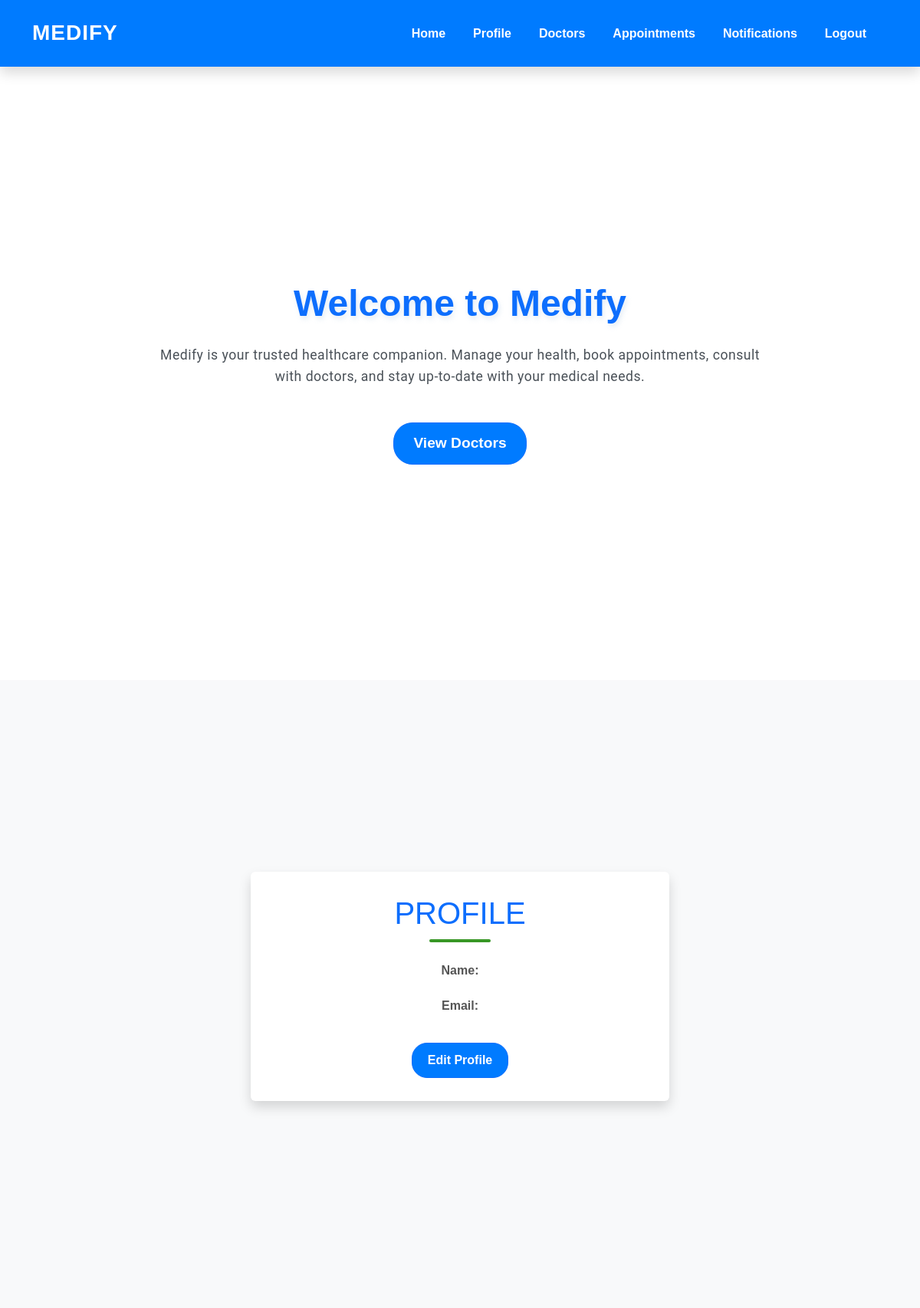
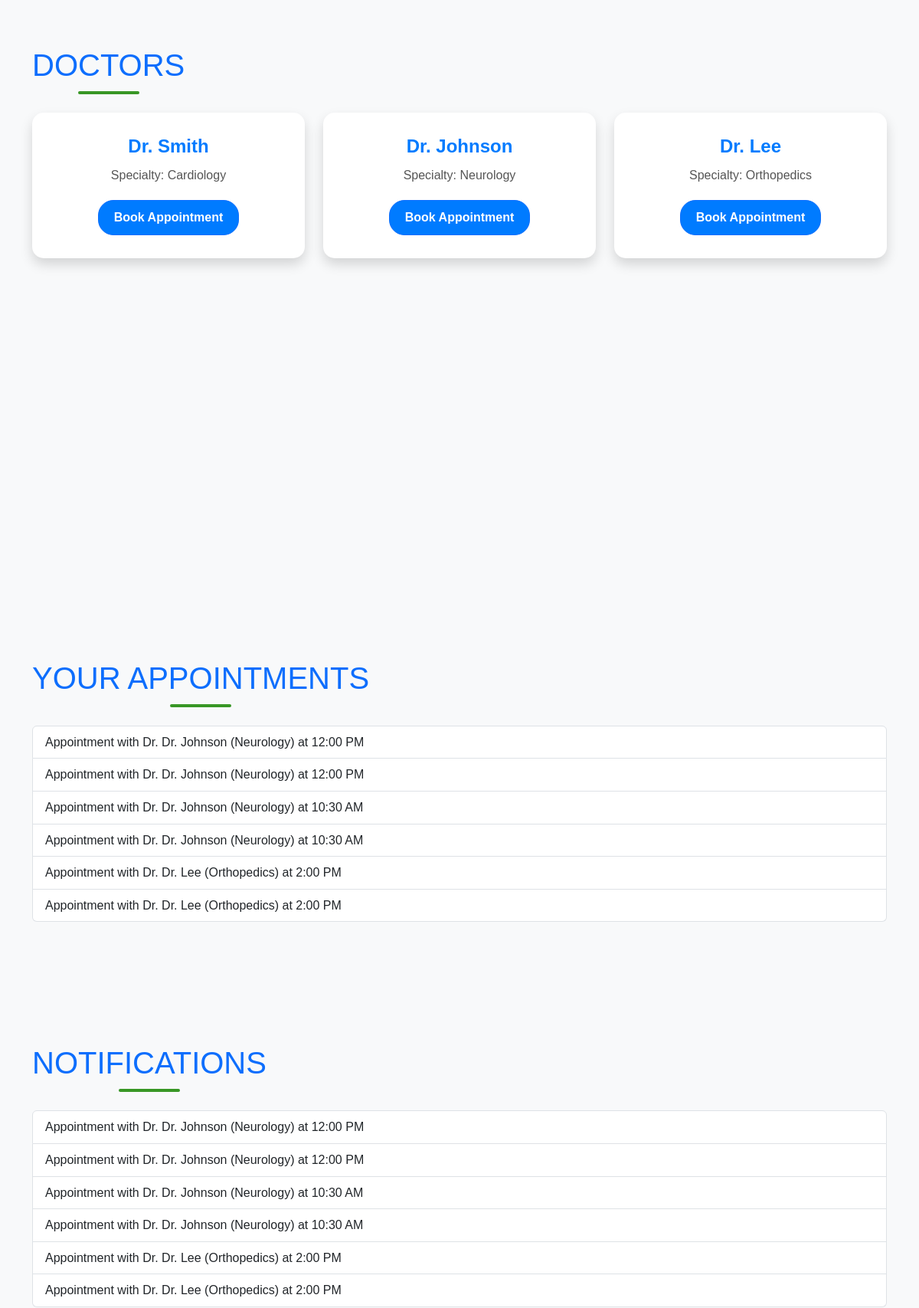
The page /indexuser (signed in, upper part) on the database its author committed (2 pictures, top to bottom).
### tables this page shows
CREATE TABLE appointments (
            id INTEGER PRIMARY KEY AUTOINCREMENT,
            user_email TEXT NOT NULL,
            doctor_name TEXT NOT NULL,
            specialty TEXT NOT NULL,
            time_slot TEXT NOT NULL,
            FOREIGN KEY (user_email) REFERENCES users (email)
        );

### app.py (the view)
@app.route('/indexuser')
def index_user():
    if 'user_type' in session and session['user_type'] == 'user':
        user_email = session.get('user_email')
        appointments = get_appointments(user_email)
        notifications = get_notifications(user_email)
        return render_template('indexuser.html', appointments=appointments, notifications=notifications)
    return redirect(url_for('login'))

### app.py (called while the page is built)
def get_appointments(user_email):
    with sqlite3.connect("users.db") as conn:
        cursor = conn.cursor()
        cursor.execute("SELECT doctor_name, specialty, time_slot FROM appointments WHERE user_email = ?", (user_email,))
        appointments = cursor.fetchall()
    return appointments

def get_notifications(user_email):
    with sqlite3.connect("users.db") as conn:
        cursor = conn.cursor()
        cursor.execute("SELECT doctor_name, specialty, time_slot FROM appointments WHERE user_email = ?", (user_email,))
        appointments = cursor.fetchall()
    return [{"message": f"Appointment with Dr. {row[0]} ({row[1]}) at {row[2]}"} for row in appointments]

### templates/indexuser.html (shortened to what this page needs)
<!DOCTYPE html>
<html lang="en">
<head>
    <link href="https://cdn.jsdelivr.net/npm/bootstrap@5.3.2/dist/css/bootstrap.min.css" rel="stylesheet">
    <link rel="stylesheet" href="../static/css/custom.css">
</head>
<body>
    <nav class="navbar navbar-expand-lg navbar-dark bg-primary shadow">
        <div class="container">
            <a class="navbar-brand fw-bold fs-3" href="#">Medify</a>
            <div class="collapse navbar-collapse" id="navbarNav">
                <ul class="navbar-nav ms-auto">
                    <li class="nav-item"><a class="nav-link" href="#home">Home</a></li>
                    <li class="nav-item"><a class="nav-link" href="#profile">Profile</a></li>
                    <li class="nav-item"><a class="nav-link" href="#doctors">Doctors</a></li>
                    <li class="nav-item"><a class="nav-link" href="#appointments">Appointments</a></li>
                    <li class="nav-item"><a class="nav-link" href="#notifications">Notifications</a></li>
                    <li class="nav-item"><a class="nav-link" href="/logout">Logout</a></li>
                </ul>
            </div>
        </div>
    </nav>
    <section id="home" class="vh-100 d-flex align-items-center bg-light">
        <div class="container text-center">
            <h1 class="text-primary mb-4">Welcome to Medify</h1>
            <p class="lead">
                Medify is your trusted healthcare companion. Manage your health, book appointments, consult with doctors, and stay up-to-date with your medical needs.
            </p>
            <a href="#doctors" class="btn btn-outline-primary mt-3">View Doctors</a>
        </div>
    </section>
    <section id="profile" class="vh-100 d-flex align-items-center bg-light">
        <div class="container">
            <div class="row justify-content-center">
                <div class="col-md-6">
                    <div class="card shadow border-0 rounded">
                        <div class="card-body text-center">
                            <h2 class="text-primary mb-4">Profile</h2>
                            <p><strong>Name:</strong> </p>
                            <p><strong>Email:</strong> </p>
                            <button id="edit-btn" class="btn btn-outline-primary mt-3" onclick="editProfile()">Edit Profile</button>
                        </div>
                    </div>
                </div>
            </div>
        </div>
    </section>
    <section id="doctors" class="vh-100 bg-light">
        <div class="container">
            <h2 class="text-center text-primary mb-4">Doctors</h2>
            <div class="row">
                <div class="col-md-4">
                    <div class="card shadow border-0">
                        <div class="card-body text-center">
                            <h5>Dr. Smith</h5>
                            <p>Specialty: Cardiology</p>
                            <button class="btn btn-primary" onclick="bookAndNavigate('Dr. Smith', 'Cardiology')">Book Appointment</button>
                        </div>
                    </div>
                </div>
                <div class="col-md-4">
                    <div class="card shadow border-0">
                        <div class="card-body text-center">
                            <h5>Dr. Johnson</h5>
                            <p>Specialty: Neurology</p>
                            <button class="btn btn-primary" onclick="bookAndNavigate('Dr. Johnson', 'Neurology')">Book Appointment</button>
                        </div>
                    </div>
                </div>
                <div class="col-md-4">
                    <div class="card shadow border-0">
                        <div class="card-body text-center">
                            <h5>Dr. Lee</h5>
                            <p>Specialty: Orthopedics</p>
                            <button class="btn btn-primary" onclick="bookAndNavigate('Dr. Lee', 'Orthopedics')">Book Appointment</button>
                        </div>
                    </div>
                </div>
            </div>
        </div>
    </section>
    <section id="appointments">
        <div class="container">
            <h2 class="text-center text-primary mb-4">Your Appointments</h2>
            <ul class="list-group" id="appointments-list">
                {% if appointments %} {% for appointment in appointments %}
                <li class="list-group-item">
                    Appointment with Dr. {{ appointment[0] }} ({{ appointment[1] }}) at {{ appointment[2] }}
                </li>
                {% endfor %} {% else %}
                <li class="list-group-item">No appointments found.</li>
                {% endif %}
            </ul>
        </div>
    </section>
    <section id="notifications" class="vh-100 bg-light">
        <div class="container">
            <h2 class="text-center text-primary mb-4">Notifications</h2>
            <ul id="notification-list" class="list-group">
                {% if notifications %} {% for notification in notifications %}
                <li class="list-group-item">{{ notification.message }}</li>
                {% endfor %} {% else %}
                <li class="list-group-item">No appointments booked yet.</li>
                {% endif %}
            </ul>
        </div>
    </section>
</body>
</html>

### static/css/custom.css (style rules this page uses)
body { font-family: 'Poppins', sans-serif; background-color: #f8f9fa; color: #333; line-height: 1.6; margin: 0; padding: 0; overflow-x: hidden; }
.navbar { background-color: #007bff !important; box-shadow: 0 4px 12px rgba(0, 0, 0, 0.2); padding: 1rem 1.5rem; transition: all 0.3s ease-in-out; position: sticky; top: 0; z-index: 1000; }
.navbar-brand { font-size: 2rem; color: #ffffff !important; font-weight: bold; text-transform: uppercase; letter-spacing: 1px; }
.navbar-nav .nav-link { color: #ffffff !important; font-weight: 600; margin-right: 20px; padding: 8px 15px; border-radius: 5px; transition: all 0.3s ease; }
#home { background: linear-gradient(135deg, #ffffff, #ffffff); color: #389725; text-align: center; padding: 100px 20px; }
#home h1 { font-size: 3rem; font-weight: bold; margin-bottom: 20px; text-shadow: 2px 4px 6px rgba(168, 196, 221, 0.3); }
#home p { font-size: 1.1rem; font-family: 'Roboto', sans-serif; font-weight: 400; line-height: 1.6; margin-bottom: 30px; color: #495057; letter-spacing: 0.5px; max-width: 800px; margin-left: auto; margin-right: auto; }
#home .btn { background-color: #007bff; color: #ffffff; font-size: 1.2rem; font-weight: 600; border-radius: 25px; padding: 12px 25px; transition: transform 0.3s ease, background-color 0.3s ease; }
section { padding: 80px 0; animation: fadeIn 0.8s ease-in-out; }
h2 { font-size: 2.5rem; color: #007bff; margin-bottom: 30px; position: relative; display: inline-block; text-transform: uppercase; }
h2::after { content: ""; display: block; width: 80px; height: 4px; background-color: #389725; margin: 10px auto 0; border-radius: 2px; }
.card { border-radius: 15px; box-shadow: 0 8px 20px rgba(0, 0, 0, 0.2); transition: transform 0.3s ease, box-shadow 0.3s ease; }
.card-body { padding: 30px; text-align: center; }
.card-body h5 { font-size: 1.5rem; font-weight: bold; color: #007bff; margin-bottom: 10px; }
.card-body p { font-size: 1rem; color: #555; margin-bottom: 20px; }
.card .btn { background-color: #007bff; color: #ffffff; border-radius: 20px; padding: 10px 20px; font-weight: 600; transition: background-color 0.3s ease, transform 0.3s ease; }

### rows shown on the page
appointments: doctor_name "Dr. Johnson", specialty "Neurology", time_slot "12:00 PM"
appointments: doctor_name "Dr. Johnson", specialty "Neurology", time_slot "12:00 PM"
appointments: doctor_name "Dr. Johnson", specialty "Neurology", time_slot "10:30 AM"
appointments: doctor_name "Dr. Johnson", specialty "Neurology", time_slot "10:30 AM"
appointments: doctor_name "Dr. Lee", specialty "Orthopedics", time_slot "2:00 PM"
appointments: doctor_name "Dr. Lee", specialty "Orthopedics", time_slot "2:00 PM"

### other values the page prints
{{ notification.message }} "Appointment with Dr. Dr. Johnson (Neurology) at 12:00 PM" "Appointment with Dr. Dr. Johnson (Neurology) at 12:00 PM" "Appointment with Dr. Dr. Johnson (Neurology) at 10:30 AM" "Appointment with Dr. Dr. Johnson (Neurology) at 10:30 AM" "Appointment with Dr. Dr. Lee (Orthopedics) at 2:00 PM" "Appointment with Dr. Dr. Lee (Orthopedics) at 2:00 PM"
